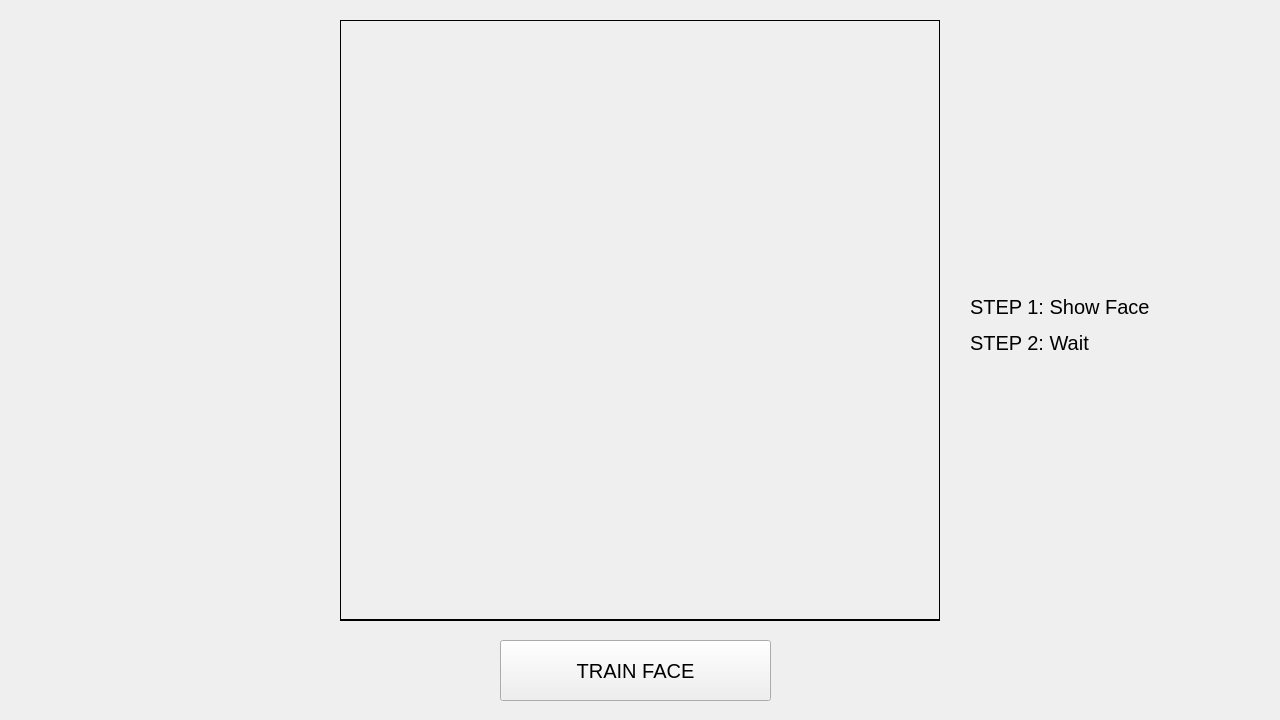
<?xml version="1.0" encoding="UTF-8"?>
<ui version="4.0">
 <class>MainWindow</class>
 <widget class="QMainWindow" name="MainWindow">
  <property name="geometry">
   <rect>
    <x>0</x>
    <y>0</y>
    <width>1280</width>
    <height>720</height>
   </rect>
  </property>
  <property name="windowTitle">
   <string>MainWindow</string>
  </property>
  <widget class="QWidget" name="centralwidget">
   <widget class="QLabel" name="label">
    <property name="geometry">
     <rect>
      <x>340</x>
      <y>20</y>
      <width>600</width>
      <height>600</height>
     </rect>
    </property>
    <property name="frameShape">
     <enum>QFrame::Box</enum>
    </property>
    <property name="text">
     <string/>
    </property>
   </widget>
   <widget class="QPushButton" name="pushButton">
    <property name="geometry">
     <rect>
      <x>500</x>
      <y>640</y>
      <width>271</width>
      <height>61</height>
     </rect>
    </property>
    <property name="font">
     <font>
      <pointsize>15</pointsize>
     </font>
    </property>
    <property name="text">
     <string>TRAIN FACE</string>
    </property>
   </widget>
   <widget class="QLabel" name="label_11">
    <property name="geometry">
     <rect>
      <x>-50</x>
      <y>0</y>
      <width>1331</width>
      <height>720</height>
     </rect>
    </property>
    <property name="text">
     <string/>
    </property>
    <property name="pixmap">
     <pixmap>BG.png</pixmap>
    </property>
    <property name="scaledContents">
     <bool>true</bool>
    </property>
   </widget>
   <widget class="QLabel" name="label_2">
    <property name="geometry">
     <rect>
      <x>970</x>
      <y>190</y>
      <width>291</width>
      <height>271</height>
     </rect>
    </property>
    <property name="font">
     <font>
      <pointsize>15</pointsize>
     </font>
    </property>
    <property name="text">
     <string>&lt;html&gt;&lt;head/&gt;&lt;body&gt;&lt;p&gt;STEP 1: Show Face&lt;/p&gt;&lt;p&gt;STEP 2: Wait&lt;/p&gt;&lt;/body&gt;&lt;/html&gt;</string>
    </property>
   </widget>
   <widget class="QLabel" name="label_3">
    <property name="geometry">
     <rect>
      <x>340</x>
      <y>20</y>
      <width>600</width>
      <height>601</height>
     </rect>
    </property>
    <property name="frameShape">
     <enum>QFrame::Box</enum>
    </property>
    <property name="text">
     <string/>
    </property>
    <property name="pixmap">
     <pixmap>BlankFace.png</pixmap>
    </property>
    <property name="scaledContents">
     <bool>true</bool>
    </property>
   </widget>
   <zorder>label_11</zorder>
   <zorder>label</zorder>
   <zorder>pushButton</zorder>
   <zorder>label_2</zorder>
   <zorder>label_3</zorder>
  </widget>
 </widget>
 <resources/>
 <connections/>
</ui>
